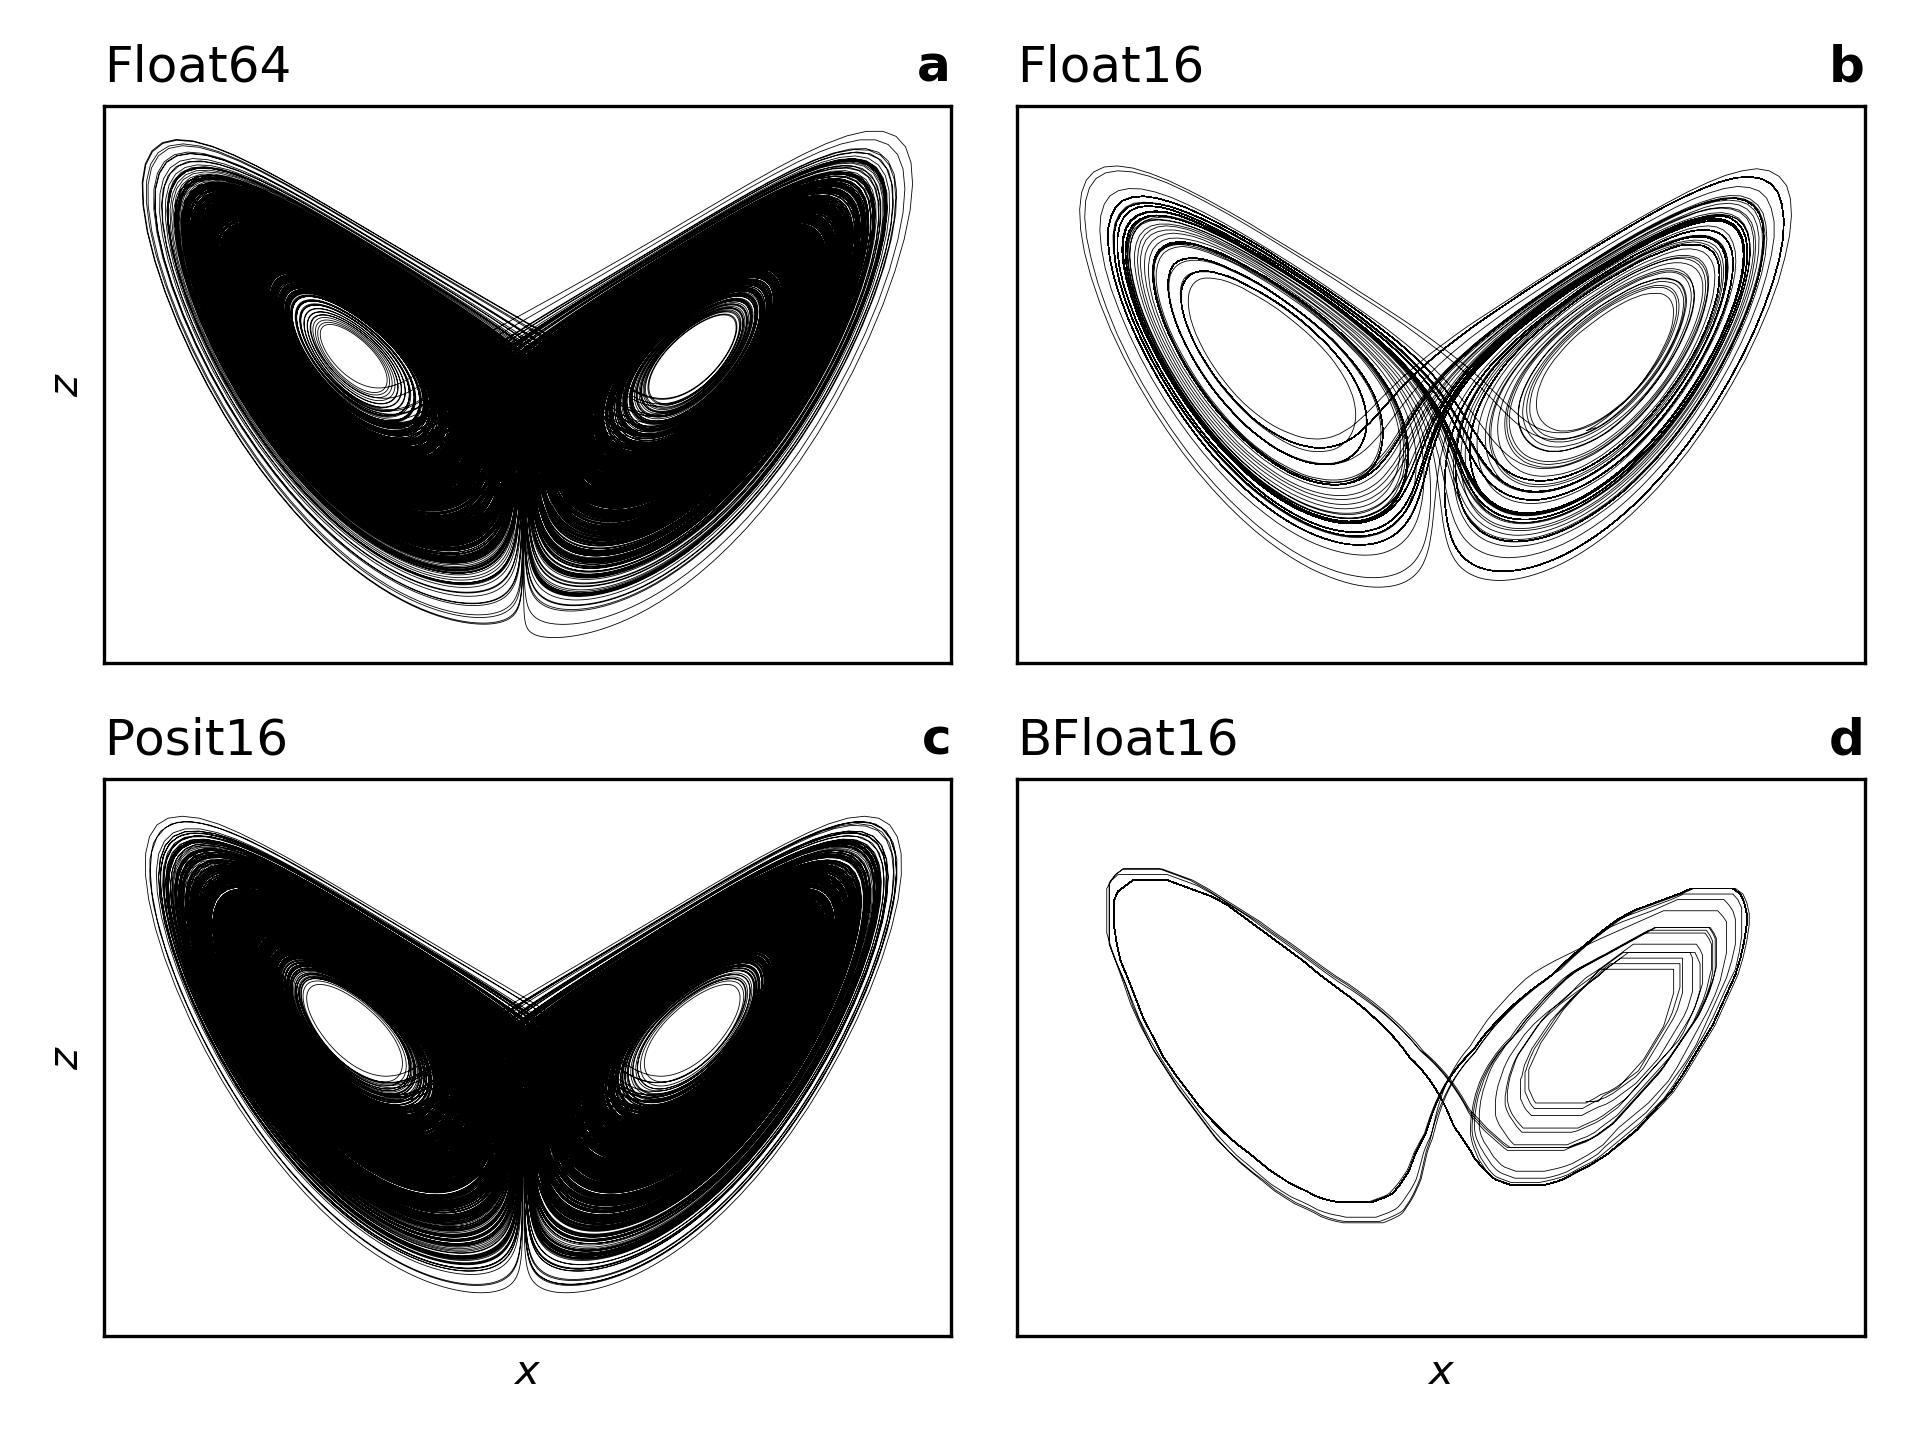

This figure's Julia source:
using Lorenz63
using PyPlot
using SoftPosit
using BFloat16s

N = 100_000

xyz_ini = [7.88,5.39,20.67]
Δt = 0.008

XYZ_F64 = L63(Float64,N=N,xyz=xyz_ini,Δt=Δt)
XYZ_F16 = L63(Float16,N=N,xyz=xyz_ini,Δt=Δt)
XYZ_P16 = L63(Posit16,N=N,xyz=xyz_ini,Δt=Δt,s=1/10)
XYZ_BF16 = L63(BFloat16,N=N,xyz=xyz_ini,Δt=Δt)

# PLOT
fig,axs = subplots(2,2,sharex=true,sharey=true)

axs[1,1].plot(XYZ_F64[1,:],XYZ_F64[3,:],"k",lw=0.2)
axs[1,2].plot(XYZ_F16[1,:],XYZ_F16[3,:],"k",lw=0.2)
axs[2,1].plot(XYZ_P16[1,:],XYZ_P16[3,:],"k",lw=0.2)
axs[2,2].plot(XYZ_BF16[1,:],XYZ_BF16[3,:],"k",lw=0.2)

axs[1,1].set_title("Float64",loc="left")
axs[1,2].set_title("Float16",loc="left")
axs[2,1].set_title("Posit16",loc="left")
axs[2,2].set_title("BFloat16",loc="left")

axs[1,1].set_title("a",loc="right",fontweight="bold")
axs[1,2].set_title("b",loc="right",fontweight="bold")
axs[2,1].set_title("c",loc="right",fontweight="bold")
axs[2,2].set_title("d",loc="right",fontweight="bold")

axs[1,1].set_xticks([])
axs[1,1].set_yticks([])

axs[2,1].set_xlabel(L"$x$")
axs[2,2].set_xlabel(L"$x$")
axs[2,1].set_ylabel(L"$z$")
axs[1,1].set_ylabel(L"$z$")

tight_layout()
savefig("plots/lorenz_attractor.png",dpi=300)
